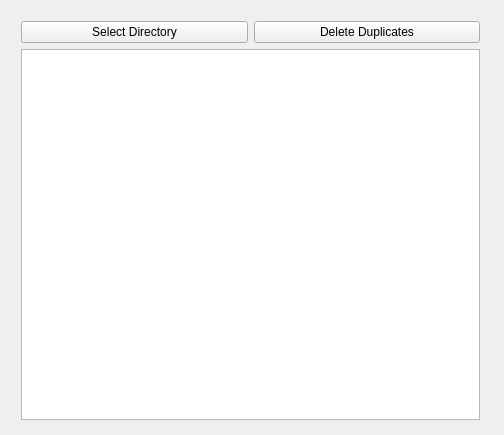
<?xml version="1.0" encoding="UTF-8"?>
<ui version="4.0">
 <class>MainWindow</class>
 <widget class="QMainWindow" name="MainWindow">
  <property name="geometry">
   <rect>
    <x>0</x>
    <y>0</y>
    <width>504</width>
    <height>435</height>
   </rect>
  </property>
  <property name="windowTitle">
   <string>Remove Duplicates</string>
  </property>
  <widget class="QWidget" name="centralWidget">
   <widget class="QWidget" name="">
    <property name="geometry">
     <rect>
      <x>10</x>
      <y>10</y>
      <width>481</width>
      <height>421</height>
     </rect>
    </property>
    <layout class="QVBoxLayout" name="verticalLayout">
     <item>
      <layout class="QHBoxLayout" name="horizontalLayout">
       <item>
        <widget class="QPushButton" name="pushButton">
         <property name="text">
          <string>Select Directory</string>
         </property>
        </widget>
       </item>
       <item>
        <widget class="QPushButton" name="pushButton_2">
         <property name="text">
          <string>Delete Duplicates</string>
         </property>
        </widget>
       </item>
      </layout>
     </item>
     <item>
      <widget class="QTextBrowser" name="textBrowser"/>
     </item>
    </layout>
   </widget>
  </widget>
 </widget>
 <layoutdefault spacing="6" margin="11"/>
 <resources/>
 <connections/>
</ui>
